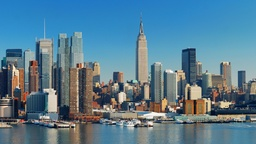
#> input picture Reconocimiento de bordes/03.jpg, 256 x 144 px, shrunk from 1920 x 1080 before the run
$ python 'reconocimiento de bordes.py'   (Python 2 division)
#> lines starting #> are read from the running program, lines starting #| are printed output that depends on the picture
#> in main, imagen_original is the input picture: PIL image 256x144 RGB; mean R, G, B 89, 125.3, 145.1
#!/usr/bin/python
from Tkinter import *
from PIL import Image
import math
import sys
import time

#resultado esta dado en mascara 1

def convolucion(imagen_original, mascara):
    x, y = imagen_original.size
    pos = imagen_original.load()
    nueva_imagen = Image.new("RGB", (x,y))
    pos_nueva = nueva_imagen.load()
    for i in range(x):
        for j in range(y):
            total = 0
            for n in range(i-1, i+2):
                for m in range(j-1, j+2):
                    if n >= 0 and m >= 0 and n < x and m < y:
                        total += mascara[n - (i - 1)][ m - (j - 1)] * pos[n, m][0]
            pos_nueva[i, j] = (total, total, total)
    nueva_imagen.save("mascara.png")
    return nueva_imagen


def umbral(imagen_original):
    x, y = imagen_original.size
    imagen_umbral = Image.new("RGB", (x, y))
    pixeles = []
    for a in range(y):
        for b in range(x):
            color = imagen_original.getpixel((b,a))[0]
            if color > 80:
                color = 255
            else:
                color = 0
            data = (color, color, color)
            pixeles.append(data)
    imagen_umbral.putdata(pixeles)
    imagen_umbral.save("imagen_umbral.png", quality=100)
    return imagen_umbral

def hacer_gris(imagen_original):
    """pone la foto en escala de grises
    toma el valor maximo del rgb de cada pixel
    """
    x, y = imagen_original.size
#> x = 256; y = 144
    imagen_gris = Image.new("RGB", (x,y))
#> imagen_gris: PIL image 256x144 RGB; every value is 0
    pixeles = []
    for a in range(y):
        for b in range(x):
            r, g, b = imagen_original.getpixel((b, a))
            rgb = (r, g, b)
                #se elige el valor mas grande
            maximo = max(rgb)
            data = (maximo, maximo, maximo)
            pixeles.append(data)
#> after the loop, pixeles = 36864 items
    imagen_gris.putdata(pixeles)
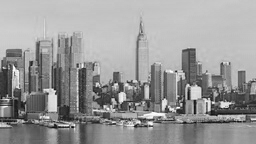
#> imagen_gris: PIL image 256x144 RGB; min 8, max 255, mean 152.5
    imagen_gris.save("imagen_gris.png")
    return imagen_gris

def hacer_difusa(imagen_original):
    """funcion que se encarga de tomar de cada pixel los pixeles
    de izq, derecha, arriba, abajo y el mismo y los promedia, y ese
    promedio es el valor de los nuevos pixeles
    """
    x, y = imagen_original.size
    imagen_difusa = Image.new("RGB", (x, y))
    pixeles = []
    #temp sirve para obtener el promedio de los
    #pixeles contiguos
    temp = []
    for a in range(y):
        for b in range(x):
            actual = imagen_original.getpixel((b, a))[0]
            if b>0 and b<(x-1) and a>0 and a<(y-1):
                    #en esta condicion entran todos los pixeles que no estan
                    #en el margen de la imagen, es decir casi todos
                pix_izq = imagen_original.getpixel((b-1, a))[0]
                pix_der = imagen_original.getpixel((b+1, a))[0]
                pix_arriba = imagen_original.getpixel((b, a+1))[0]
                pix_abajo = imagen_original.getpixel((b, a-1))[0]
                temp.append(pix_izq)
                temp.append(pix_der)
                temp.append(pix_arriba)
                temp.append(pix_abajo)
            else:
                #aqui entran todos los pixeles de la orilla
                try:
                    pix_abajo = imagen_original.getpixel((b, a-1))[0]
                    temp.append(pix_abajo)
                except:
                    pass
                try:
                    pix_der = imagen_original.getpixel((b+1, a))[0]
                    temp.append(pix_der)
                except:
                    pass
                try:
                    pix_izq = imagen_original.getpixel((b-1, a))[0]
                    temp.append(pix_izq)
                except:
                    pass
                try:
                    pix_arriba = imagen_original.getpixel((b, a+1))[0]
                    temp.append(pix_arriba)
                except:
                    pass
            temp.append(actual)
                #se obtiene el promedio para cambiar el pixel
            prom = sum(temp)/len(temp)
            temp = []
            pixeles.append((prom, prom, prom))
    imagen_difusa.putdata(pixeles)
    imagen_difusa.save("imagen_difusa.png")
    return imagen_difusa

def normalizar(imagen_original):
    x, y = imagen_original.size
#> x = 256; y = 144
    imagen_normalizada = Image.new("RGB", (x, y))
    pixeles = []
    for a in range(y):
        for b in range(x):
            pix = imagen_original.getpixel((b, a))[0]
            pixeles.append(pix)
#> after the loop, pixeles = 36864 items
    maximo = max(pixeles)
#> maximo = 255
    minimo = min(pixeles)
#> minimo = 8
    # print maximo
    # print minimo
    l = 256.0/(maximo - minimo)
#> l = 1.04
    pixeles = []
    for a in range(y):
        for b in range(x):
            pix = imagen_original.getpixel((b, a))[0]
            nuevo_pix = int(math.floor((pix-minimo)*l))
            pixeles.append((nuevo_pix, nuevo_pix, nuevo_pix))
    imagen_normalizada.putdata(pixeles)
    imagen_normalizada.save("imagen_normalizada.png")
    return imagen_normalizada

def main():
    """funcion principal
    """
    starting_point=time.time() #Donde quiere empezar a calcular el tiempo
    imagen_original = Image.open('03.jpg')
    magen_original = imagen_original.convert('RGB')

    imagen_gris = hacer_gris(imagen_original)


    nueva = normalizar(imagen_gris)
    mascara1 = [[-1,0,1],[-2,0,2],[-1,0,1]]
    mascara2 = [[1,1,1],[0,0,0],[-1,-1,-1]]
    mascara3 = [[1,1,1],[-1,-2,1],[-1,-1,1]]
    mascara4 = [[-1,1,1],[-1,-2,1],[-1,1,1]]
    nueva = convolucion(nueva, mascara1)
#> in convolucion, `nueva_imagen.save("mascara.png")`:
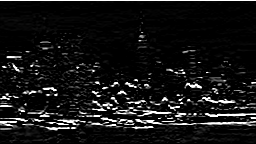
#> saved as mascara.png: PIL image 256x144 RGB; min 0, max 255, mean 20.9
    nueva.save("031.png")
    nueva = convolucion(nueva, mascara2)
#> in convolucion (call 2), `nueva_imagen.save("mascara.png")`:
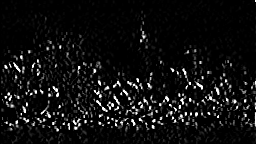
#> saved as mascara.png: PIL image 256x144 RGB; min 0, max 255, mean 16
    nueva.save("032.png")
    nueva = convolucion(nueva, mascara3)
#> in convolucion (call 3), `nueva_imagen.save("mascara.png")`:
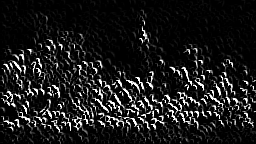
#> saved as mascara.png: PIL image 256x144 RGB; min 0, max 255, mean 27.1
    nueva.save("033.png")
    nueva = convolucion(nueva, mascara4)
#> in convolucion (call 4), `nueva_imagen.save("mascara.png")`:
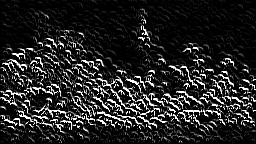
#> saved as mascara.png: PIL image 256x144 RGB; min 0, max 255, mean 36.5
    nueva.save("034.png")
    nueva = hacer_difusa(nueva)
#> after the loop in hacer_difusa, `for a in range(y):`: pixeles = 36864 items
#> in hacer_difusa, `imagen_difusa.putdata(pixeles)`:
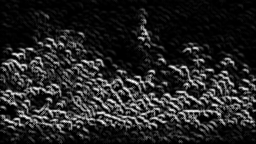
#> imagen_difusa: PIL image 256x144 RGB; min 0, max 255, mean 36.2
    nueva = umbral(nueva)
#> in umbral, `imagen_umbral.putdata(pixeles)`:
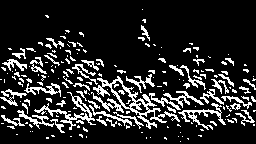
#> imagen_umbral: PIL image 256x144 RGB; 16.1% white in thin lines or dots
    elapsed_time=time.time()-starting_point #calculo
    print ""
    print "Serial Time [seconds]: " + str(elapsed_time) #segundos
    print ""
if __name__ == "__main__":
    main()
